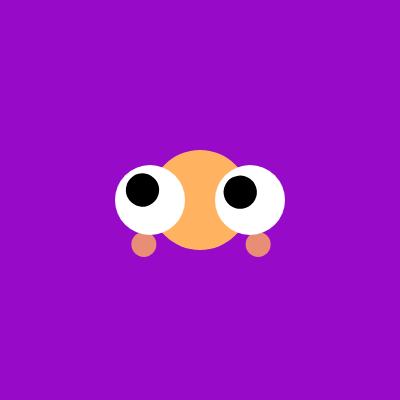
Frame 1 (no input)
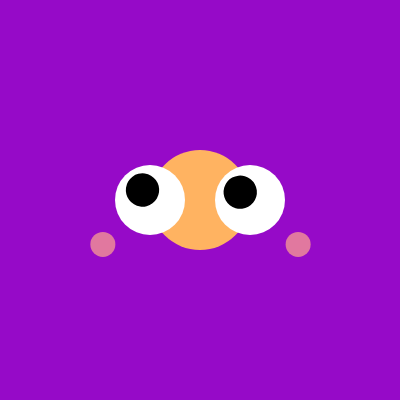
Frame 60 (no input)
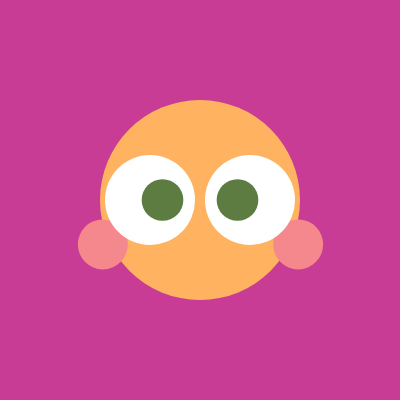
Frame 120 (the mouse pressed at the canvas centre since frame 60)

The p5.js sketch that drew these frames (run headless with seeded random() and noise() and a simulated clock; from frame 60 on, the mouse is pressed at the canvas centre):

// p5.js sketch
// ── sketch.js
let x = 1;
let m = 1;
var changeDirection;

function setup() {
  createCanvas(400, 400);
  angleMode(DEGREES);
  changeDirection = false;
  // frameRate(50);

/*
function mouseClicked(){
  hue = random(255);
  sat = random(255);
  bri = random(255);
  
  
function mouseDragged(){
  fill(hue,sat,bri);
  rect(mouseX,mouseY,50,50);
}
*/ //scrapped
  
}

function draw() {
  //console.log(mouseX, mouseY);
  noStroke();
  frameRate(25);
  
  let bgColor= map(mouseX, 0, width, 0, 100);
  background(150 + bgColor, 10 + bgColor, 200 - bgColor);
  
  
  let w = mouseX/2 + 100;
  let h = mouseY/2 + 100;
  let wdiv = w/4;
  let hdiv = h/4;

  
  //rand eye + skin color
  let eyeColor = color(random(40, 150), random(60, 150), random(60,150));
  let skinColor = color(random(220, 255), random(110, 150), random(100, 160));
  let savedEyeColor = eyeColor; 
  let savedSkinColor = skinColor;
  
  //face
    fill(255, 179, 97);
    circle(width/2, height/2, w, h);
  
  // apples of cheeks
   push();
      translate (width/7, height/9);
      fill(savedSkinColor);
      circle(width/2 + x, height/2, wdiv, hdiv);
      if (x>width/10){
        changeDirection = true;
      } else if (x>=0){
        changeDirection = false;
      }
      
      if (x<=0 && changeDirection == true){
        x = x-1
      } else if (changeDirection == false){
        x = x+1
      }
  
  
    pop();
  
    push();
      translate (-width/7, height/9);
      fill(savedSkinColor);
      circle(width/2 + m, height/2, wdiv, hdiv);
      if (m < -width/10){
        changeDirection = true;
      } else if (m <=0){
        changeDirection = false;
      }
      
      if (m <=0 && changeDirection == true){
        m = m+1
      } else if (changeDirection == false){
        m = m-1
      }
  
    pop();
  
  
  //eyes
    //draw whites of eyes
      let leftX = 150;
      let leftY = 200;
      // calculate angle between left eye and mouse
      let leftAngle = atan2(mouseY - leftY, mouseX - leftX);
  
  
      let rightX = 250;
      let rightY = 200;
      // calculate angle between right eye and angle
      let rightAngle = atan2(mouseY - rightY, mouseX - rightX);
  
    push();
      translate(leftX, leftY);
      fill(255);
      ellipse(0, 0, 50 + w/5, 50 + h/5);
    pop();
  
     push();
      translate(rightX, rightY);
      fill(255);
      ellipse(0, 0, 50 + w/5, 50 + h/5);
    pop();
  
    //draw pupils
      push();
        translate(leftX, leftY);
        rotate(leftAngle);
        if (mouseIsPressed){
          fill(savedEyeColor);
        } else {
          fill(0);
        }
        ellipse(12.5, 0, 25 + wdiv/3, 25 + hdiv/3);
      pop();
  
      push();
        translate(rightX, rightY);
        rotate(rightAngle);
        if (mouseIsPressed){
          fill(savedEyeColor);
        } else {
          fill(0);
        }
        ellipse(12.5, 0, 25+wdiv/3, 25+hdiv/3);
      pop();

}
